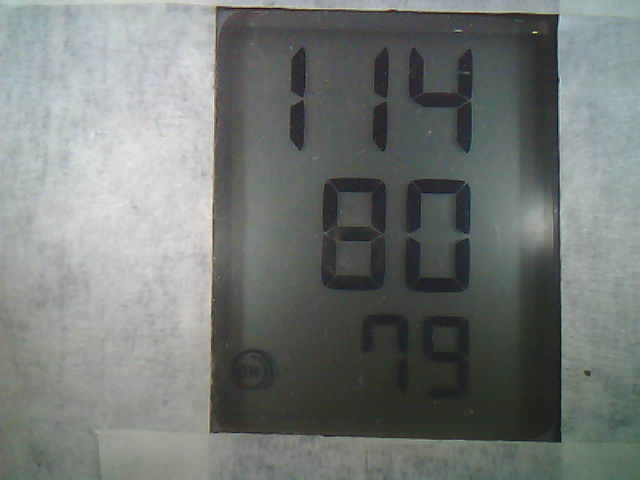
#> input picture img/#Bed1_BP#2020-04-20T03_14_02.4180424Z.jpg, 640 x 480 px, found by its file name
$ python test8.py
#> lines starting #> are read from the running program, lines starting #| are printed output that depends on the picture; after the words box and inside, x2 and y2 are one past the last pixel; in counts of white or black regions, pixels touching at a corner belong together
import cv2
import numpy as np
import sys
import time
import os
import requests
import json

def find_digit(roi):
    roi = cv2.resize(roi, (100,200))
    roi = cv2.bitwise_not(roi)

    area = 100*200

    seg_val = []

    seg_val.append(np.sum(roi[0:21, 40:61])/area)
    seg_val.append(np.sum(roi[40:61, 80:101])/area)
    seg_val.append(np.sum(roi[140:161, 80:101])/area)
    seg_val.append(np.sum(roi[180:201, 40:61])/area)
    seg_val.append(np.sum(roi[140:161, 0:21])/area)
    seg_val.append(np.sum(roi[40:61, 0:21])/area)
    seg_val.append(np.sum(roi[90:110, 40:61])/area)


    ## threshold for ease of computation
    seg_val = [1 if i>=2 else 0 for i in seg_val]

    print(seg_val)
    cv2.imshow("roi", roi)
    cv2.waitKey(0)


    # [11 lines of commented-out code are left out]

    if seg_val == [1,1,1,1,1,1,0]:
        return 0
    elif seg_val == [0,1,1,0,0,0,0]:
        return 1
    elif seg_val == [1,1,0,1,1,0,1]:
        return 2
    elif seg_val == [1,1,1,1,0,0,1]:
        return 3
    elif seg_val == [0,1,1,0,0,1,1]:
        return 4
    elif seg_val == [1,0,1,1,0,1,1]:
        return 5
    elif seg_val == [1,0,1,1,1,1,1]:
        return 6
    elif seg_val == [1,1,1,0,0,1,0]:
        return 7
    elif seg_val == [1,1,1,1,1,1,1]:
        return 8
    elif seg_val == [1,1,1,1,0,1,1]:
        return 9
    elif seg_val == [0,0,0,0,0,0,0]:
        return 99
    elif seg_val == [1,0,0,1,1,1,1]:
        return "err"
    else:
        return 999


ff = "#Bed1_BP#2020-04-20T03_14_02.4180424Z.jpg"

img = cv2.imread(ff, 1)
#> img is the input picture: shape (480, 640, 3); mean B, G, R 118, 120.7, 115.9
gray = cv2.cvtColor(img, cv2.COLOR_BGR2GRAY)
gray = gray[30:400, 240:500]
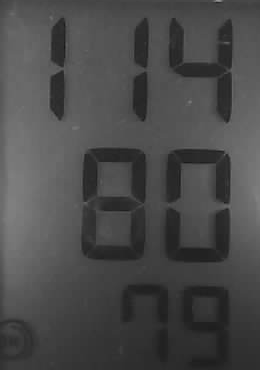
#> gray: shape (370, 260); min 22, max 150, mean 74.1


ret1, thr1 = cv2.threshold(gray, 45, 225, cv2.ADAPTIVE_THRESH_MEAN_C)
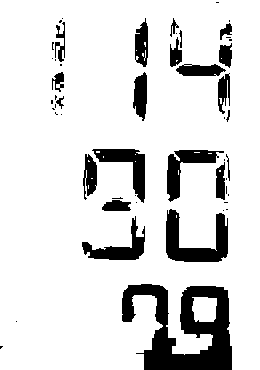
#> thr1: shape (370, 260); values 0 (black) and 225 (white), 85.9% white; 52 black regions (30 under 20 px), largest, box (x1, y1, x2, y2) and area: (122, 284, 232, 370) 5115, (166, 209, 228, 262) 1635, (167, 150, 224, 202) 1020
ret2, thr2 = cv2.threshold(gray, 60, 225, cv2.ADAPTIVE_THRESH_MEAN_C)
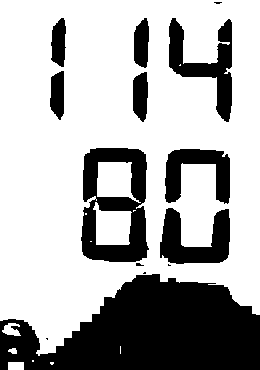
#> thr2: shape (370, 260); values 0 (black) and 225 (white), 68.5% white; 14 black regions (5 under 20 px), largest, box (x1, y1, x2, y2) and area: (0, 274, 260, 370) 16692, (81, 148, 149, 262) 4502, (169, 18, 232, 122) 2490

cv2.imshow("thr1", thr1)
cv2.imshow("thr2", thr2)

##-------------------------------------------------------------------------------------------------------------------------
## ASSUMPTIONS
##      *There are 3 digits in the first row
##      *There are 2 digits in the second row
##      *There are 2 digits in the third row
##
##
## HARDCODED VALUES
##      *Top left corner of each digit
##      *Width and heights of large digit(top and middle), and small digit (bottom)
##
##
## CONSTRAINTS
##      *The display should always be fixed with relation to the camera
##-------------------------------------------------------------------------------------------------------------------------


##-------------------------------------------------------------------------------------------------------------------------
##hardcoding regions
wl = 60     ##large digit (top and middle) width
hl = 115    ##large digit (top and middle) height

ws = 50     ##small digit (bottom) width
hs = 80    ##small digit (bottom) height


t1_tl = [10,10]      ##top row first digit top left coordinate
t2_tl = [90,10]      ##top row second digit top left coordinate
t3_tl = [170,10]      ##top row third digit top left coordinate

m1_tl = [0,145]      ##middle row first digit top left coordinate
m2_tl = [85,145]      ##middle row second digit top left coordinate
m3_tl = [170,145]

# b1_tl = [145,280]
# b2_tl = [205,280]

b1_tl = [62, 285]
b2_tl = [122,285]
b3_tl = [182,285]

##-------------------------------------------------------------------------------------------------------------------------


t1 =  find_digit(thr2[t1_tl[1]:t1_tl[1]+hl, t1_tl[0]:t1_tl[0]+wl])
#> in find_digit, `seg_val = [1 if i>=2 else 0 for i in seg_val]`: seg_val = [0, 1, 1, 0, 0, 0, 0]
#| [0, 1, 1, 0, 0, 0, 0]
#> t1 = 1
t2 =  find_digit(thr2[t2_tl[1]:t2_tl[1]+hl, t2_tl[0]:t2_tl[0]+wl])
#| [0, 1, 1, 0, 0, 0, 0]
#> t2 = 1
t3 =  find_digit(thr2[t3_tl[1]:t3_tl[1]+hl, t3_tl[0]:t3_tl[0]+wl])
#> in find_digit (call 3), `roi = cv2.bitwise_not(roi)`:
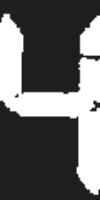
#> roi: shape (200, 100); min 30, max 255, mean 104.7
#> in find_digit (call 3), `seg_val = [1 if i>=2 else 0 for i in seg_val]`: seg_val = [0, 1, 1, 0, 0, 1, 1]
#| [0, 1, 1, 0, 0, 1, 1]
#> t3 = 4

# [4 lines of commented-out code are left out]


m1 =  find_digit(thr2[m1_tl[1]:m1_tl[1]+hl, m1_tl[0]:m1_tl[0]+wl])
#> in find_digit (call 4), `roi = cv2.resize(roi, (100,200))`: roi: shape (200, 100); every value is 225
#> in find_digit (call 4), `roi = cv2.bitwise_not(roi)`: roi: shape (200, 100); every value is 30
#| [0, 0, 0, 0, 0, 0, 0]
#> m1 = 99
m2 =  find_digit(thr2[m2_tl[1]:m2_tl[1]+hl, m2_tl[0]:m2_tl[0]+wl])
#> in find_digit (call 5), `roi = cv2.bitwise_not(roi)`:
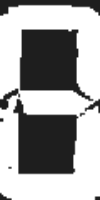
#> roi: shape (200, 100); min 30, max 255, mean 164.6
#> in find_digit (call 5), `seg_val = [1 if i>=2 else 0 for i in seg_val]`: seg_val = [1, 1, 1, 1, 1, 1, 1]
#| [1, 1, 1, 1, 1, 1, 1]
#> m2 = 8
m3 =  find_digit(thr2[m3_tl[1]:m3_tl[1]+hl, m3_tl[0]:m3_tl[0]+wl])
#> in find_digit (call 6), `roi = cv2.resize(roi, (100,200))`:
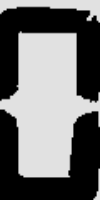
#> roi: shape (200, 100); min 0, max 225, mean 110.8
#> in find_digit (call 6), `roi = cv2.bitwise_not(roi)`:
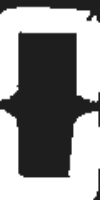
#> roi: shape (200, 100); min 30, max 255, mean 144.2
#> in find_digit (call 6), `seg_val = [1 if i>=2 else 0 for i in seg_val]`: seg_val = [1, 1, 1, 1, 1, 1, 0]
#| [1, 1, 1, 1, 1, 1, 0]
#> m3 = 0

# if m1==99 or m1==999 or m2==99 or m2==999:
#     m1 =  find_digit(thr1[m1_tl[1]:m1_tl[1]+hl, m1_tl[0]:m1_tl[0]+wl])
#     m2 =  find_digit(thr1[m2_tl[1]:m2_tl[1]+hl, m2_tl[0]:m2_tl[0]+wl])


b1 =  find_digit(thr1[b1_tl[1]:b1_tl[1]+hs, b1_tl[0]:b1_tl[0]+ws])
#| [0, 0, 0, 0, 0, 0, 0]
b2 =  find_digit(thr1[b2_tl[1]:b2_tl[1]+hs, b2_tl[0]:b2_tl[0]+ws])
b3 =  find_digit(thr1[b3_tl[1]:b3_tl[1]+hs, b3_tl[0]:b3_tl[0]+ws])

if b1==999 or b2==999 or b3==999 or b2==99 or b3==99:
    b1 =  find_digit(thr2[b1_tl[1]:b1_tl[1]+hs, b1_tl[0]:b1_tl[0]+ws])
    b2 =  find_digit(thr2[b2_tl[1]:b2_tl[1]+hs, b2_tl[0]:b2_tl[0]+ws])
    b3 =  find_digit(thr2[b3_tl[1]:b3_tl[1]+hs, b3_tl[0]:b3_tl[0]+ws])


if (t1=="err" or t2=="err" or t3=="err" or
    m1=="err" or m2=="err" or
    b1=="err" or b2=="err" or b3=="err"):
    bph = 000
    bpl = "error" + str(m2)
    hr = 000

else:
    if t1 == 99:
        bph = t2*10 + t3
    else:
        bph = t1*100 + t2*10 + t3

    if m1 == 99:
        bpl = m2*10 + m3
    else:
        bpl = m1*100 + m2*10 + m3

    if b1 == 99:
        hr = b2*10 + b3
    else:
        hr = b1*100 + b2*10 + b3

print("BPH:", bph, " | ", "BPL:", bpl, " | ", "HR:", hr)


# [11 lines of commented-out code are left out]

cv2.imshow("gray", gray)
cv2.waitKey(0)
